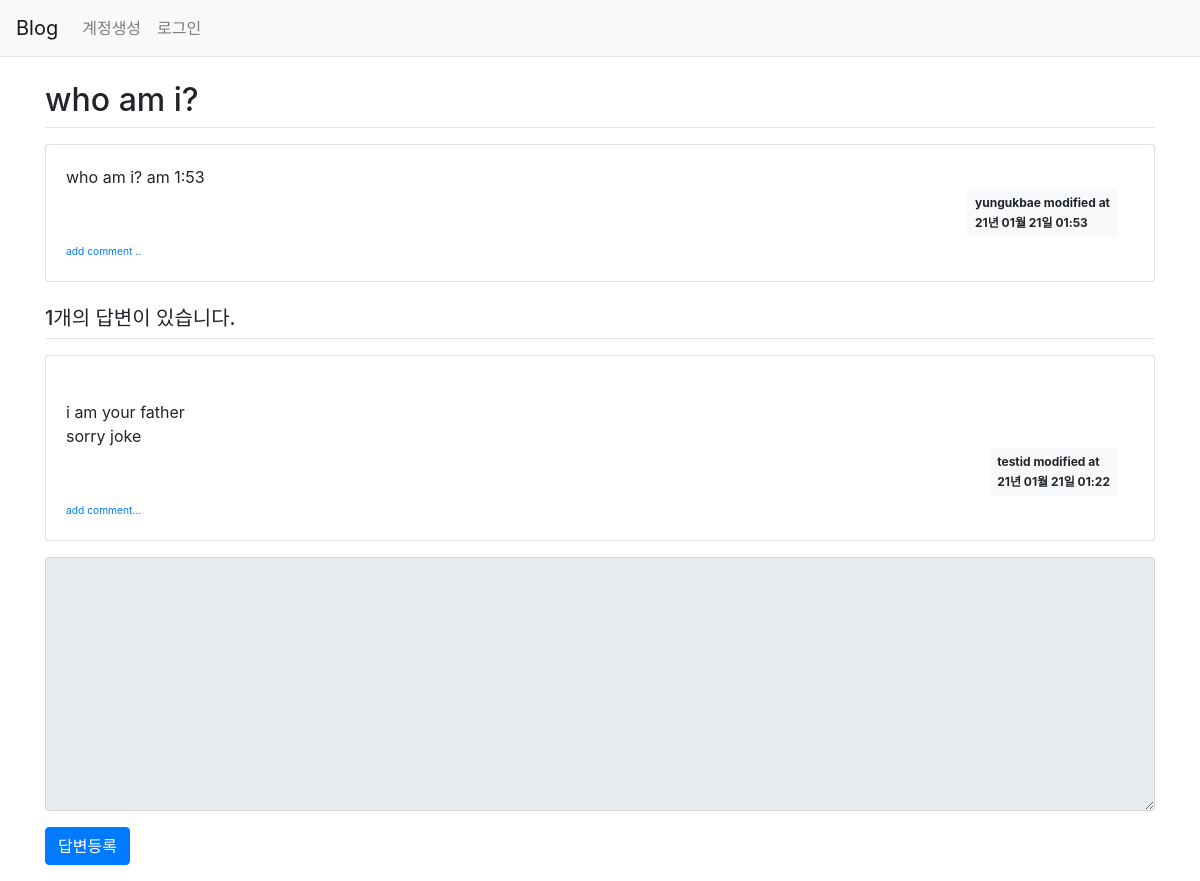
Page /question/detail/301/ on the committed database.
### pybo/models.py (models this page shows)
class Question(db.Model):
    id = db.Column(db.Integer, primary_key=True)
    subject = db.Column(db.String(200),nullable=False)
    content = db.Column(db.Text(),nullable=False)
    create_date = db.Column(db.DateTime(),nullable=False)
    user_id = db.Column(db.Integer, db.ForeignKey('user.id', ondelete='CASCADE'), nullable=False)
    user = db.relationship('User',backref=db.backref('question_set'))
    modify_date = db.Column(db.DateTime(), nullable=True)

class User(db.Model):
    id = db.Column(db.Integer, primary_key=True)
    username = db.Column(db.String(150), nullable=False)  #unique는 같은 값을 저장할 수 없다는 뜻이다.
    password = db.Column(db.String(200), nullable=False)
    email = db.Column(db.String(120),unique=True, nullable=False)

class Answer(db.Model):
    id = db.Column(db.Integer, primary_key=True)
    question_id = db.Column(db.Integer, db.ForeignKey('question.id',ondelete='CASCADE'))     #db.ForeignKey에 지정한 첫 번째 값은 연결한 모델의 속성명이고 두 번째 ondelete에 지정한 값은 삭제 연동 설정이다. 즉, 답변 모델의 quesion_id 속성은 질문 모델의 id 속성과 연결되며 ondelete='CASCADE'에 의해 데이터베이스에서 쿼리를 이용하여 질문을 삭제하면 해당 질문에 달린 답변도 함꼐 삭제된다.
    question = db.relationship('Question',backref=db.backref('answer_set'))  #quesion속성은 답변 모델에서 질문 모델을 참조하기 위해 추가했다. 예를 들어 답변 모델 객체에서 질문 모델 객체의 제목을 참조하려면 answer.question.subject처럼 할 수 있다. 이렇게 하려면 속성을 추가할 때 db.Column이 아닌 db.relationship을 사용해야한다.
    content = db.Column(db.Text(), nullable=False)
    create_date = db.Column(db.DateTime(), nullable=False)
    user_id = db.Column(db.Integer, db.ForeignKey('user.id', ondelete='CASCADE'), nullable=False)
    user = db.relationship('User',backref=db.backref('answer_set'))
    modify_date = db.Column(db.DateTime(), nullable=True)

### pybo/views/question_views.py (the view)
@bp.route('/detail/<int:question_id>/')
def detail(question_id):
    form = AnswerForm()
    question = Question.query.get_or_404(question_id) #get_or_404는 해당 데이터를 찾을 수 없는 경우 404페이지를 출력해준다.
    return render_template('question/question_detail.html',question=question, form=form)

### pybo/forms.py
class AnswerForm(FlaskForm):
    content = TextAreaField('내용',validators=[DataRequired('내용은 필수입력 항목입니다.')])

### pybo/filter.py (called while the page is built)
def format_datetime(value, fmt='%y년 %m월 %d일 %H:%M'):
    return value.strftime(fmt)

### pybo/views/auth_views.py (called while the page is built)
@bp.before_app_request
def load_logged_in_user():
    user_id = session.get('user_id')
    if user_id is None:
        g.user = None
    else:
        g.user=User.query.get(user_id)

### pybo/templates/question/question_detail.html (shortened to what this page needs)
{% extends 'base.html' %}
{% block content %}
<div class="container my-3">
    <h2 class="border-bottom py-2">{{ question.subject }}</h2>
    <div class="card my-3">
        <div class="card-body">
            <div class="card-text" style="white-space: pre-line;">{{ question.content }}</div>
            <div class="d-flex justify-content-end">
                {% if question.modify_date %}
                <div class="badge badge-light p-2 text-left mx-3">
                    <div class="mb-2">{{question.user.username}} modified at</div>
                    <div>{{ question.modify_date|datetime }}</div>
                </div>
                {% else %}
                <div class="badge badge-light p-2">
                    <div class="mb-2">{{ question.user.username }}</div>
                    <div>{{ question.create_date|datetime }}</div>
                </div>
                {% endif %}
            </div>
            <div>
                <a href="{{ url_for('comment.create_question', question_id = question.id) }}" class="small"><small>add comment ..</small></a>
            </div>
        </div>
    </div>
    <h5 class="border-bottom my-3 py-2">{{ question.answer_set|length }}개의 답변이 있습니다.</h5>
    {% for answer in question.answer_set %}
    <div class="card my-3">
        <div class="card-body">
            <div class="card-text" style="white-space: pre-line;">
            {{ answer.content }}
            </div>
            <div class="d-flex justify-content-end">
                {% if answer.modify_date %}
                    <div class="badge badge-light p-2 text-left mx-3">
                    <div class="mb-2">{{answer.user.username}} modified at</div>
                    <div>{{ answer.modify_date|datetime }}</div>
                </div>
                {% else %}
                <div class="badge badge-light p-2">
                    <div class="mb-2">{{ answer.user.username }}</div>
                    <div>{{ answer.create_date|datetime }}</div>
                </div>
                {% endif %}
            </div>
            <div>
                <a href="{{ url_for('comment.create_answer',answer_id=answer.id) }}" class="small"><small>add comment...</small></a>
            </div>
        </div>
    </div>
    {% endfor %}
    <form action="{{ url_for('answer.create',question_id=question.id)}}" method="POST" class="my-3">
        <div class="form-group">
            <textarea {% if not g.user %}disabled{% endif %} class="form-control" name="content" id="content" rows="10"></textarea>
        </div>
        <input type="submit" value="답변등록" class="btn btn-primary">
    </form>
</div>
{% endblock %}

### rows in the picture
Question: subject "who am i?", content "who am i? am 1:53", modify_date "21년 01월 21일 01:53"
User: user.username "yungukbae"
Answer: content "i am your father sorry joke", user.username "testid", modify_date "21년 01월 21일 01:22"

### other values in the picture
{{ question.answer_set|length }} "1"
